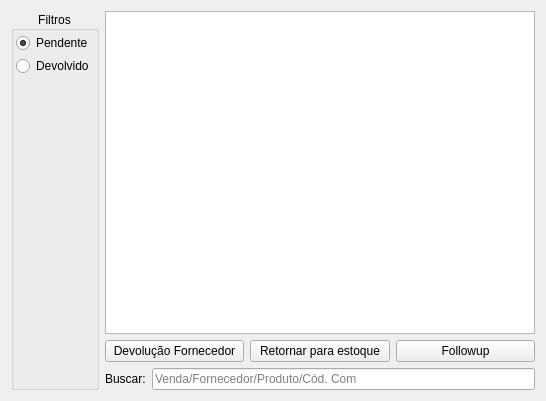
<?xml version="1.0" encoding="UTF-8"?>
<ui version="4.0">
 <class>WidgetCompraDevolucao</class>
 <widget class="QWidget" name="WidgetCompraDevolucao">
  <property name="geometry">
   <rect>
    <x>0</x>
    <y>0</y>
    <width>546</width>
    <height>401</height>
   </rect>
  </property>
  <property name="windowTitle">
   <string>Dialog</string>
  </property>
  <layout class="QGridLayout" name="gridLayout_2">
   <item row="0" column="0">
    <layout class="QGridLayout" name="gridLayout">
     <item row="1" column="2">
      <widget class="QPushButton" name="pushButtonRetornarEstoque">
       <property name="text">
        <string>Retornar para estoque</string>
       </property>
      </widget>
     </item>
     <item row="1" column="1">
      <widget class="QPushButton" name="pushButtonDevolucaoFornecedor">
       <property name="enabled">
        <bool>true</bool>
       </property>
       <property name="text">
        <string>Devolução Fornecedor</string>
       </property>
      </widget>
     </item>
     <item row="1" column="3">
      <widget class="QPushButton" name="pushButtonFollowup">
       <property name="text">
        <string>Followup</string>
       </property>
      </widget>
     </item>
     <item row="0" column="1" colspan="3">
      <widget class="TableView" name="table">
       <property name="mouseTracking">
        <bool>true</bool>
       </property>
       <property name="editTriggers">
        <set>QAbstractItemView::NoEditTriggers</set>
       </property>
       <property name="selectionMode">
        <enum>QAbstractItemView::MultiSelection</enum>
       </property>
       <property name="selectionBehavior">
        <enum>QAbstractItemView::SelectRows</enum>
       </property>
       <property name="sortingEnabled">
        <bool>true</bool>
       </property>
      </widget>
     </item>
     <item row="2" column="1" colspan="3">
      <layout class="QHBoxLayout" name="horizontalLayout">
       <item>
        <widget class="QLabel" name="labelPedidosCompra_2">
         <property name="text">
          <string>Buscar:</string>
         </property>
        </widget>
       </item>
       <item>
        <widget class="LineEdit" name="lineEditBusca">
         <property name="placeholderText">
          <string>Venda/Fornecedor/Produto/Cód. Com</string>
         </property>
        </widget>
       </item>
      </layout>
     </item>
     <item row="0" column="0" rowspan="3">
      <widget class="QGroupBox" name="groupBox_6">
       <property name="enabled">
        <bool>true</bool>
       </property>
       <property name="sizePolicy">
        <sizepolicy hsizetype="Fixed" vsizetype="Preferred">
         <horstretch>0</horstretch>
         <verstretch>0</verstretch>
        </sizepolicy>
       </property>
       <property name="title">
        <string>Filtros</string>
       </property>
       <property name="alignment">
        <set>Qt::AlignCenter</set>
       </property>
       <layout class="QVBoxLayout" name="verticalLayout">
        <property name="spacing">
         <number>3</number>
        </property>
        <property name="leftMargin">
         <number>2</number>
        </property>
        <property name="topMargin">
         <number>2</number>
        </property>
        <property name="rightMargin">
         <number>2</number>
        </property>
        <property name="bottomMargin">
         <number>2</number>
        </property>
        <item>
         <widget class="QRadioButton" name="radioButtonFiltroPendente">
          <property name="enabled">
           <bool>true</bool>
          </property>
          <property name="text">
           <string>Pendente</string>
          </property>
          <property name="checked">
           <bool>true</bool>
          </property>
         </widget>
        </item>
        <item>
         <widget class="QRadioButton" name="radioButtonFiltroDevolvido">
          <property name="enabled">
           <bool>true</bool>
          </property>
          <property name="text">
           <string>Devolvido</string>
          </property>
          <property name="checked">
           <bool>false</bool>
          </property>
         </widget>
        </item>
        <item>
         <spacer name="verticalSpacer_6">
          <property name="orientation">
           <enum>Qt::Vertical</enum>
          </property>
          <property name="sizeHint" stdset="0">
           <size>
            <width>0</width>
            <height>0</height>
           </size>
          </property>
         </spacer>
        </item>
       </layout>
      </widget>
     </item>
    </layout>
   </item>
  </layout>
 </widget>
 <customwidgets>
  <customwidget>
   <class>TableView</class>
   <extends>QTableView</extends>
   <header>src/tableview.h</header>
  </customwidget>
  <customwidget>
   <class>LineEdit</class>
   <extends>QLineEdit</extends>
   <header>src/lineedit.h</header>
  </customwidget>
 </customwidgets>
 <tabstops>
  <tabstop>table</tabstop>
  <tabstop>radioButtonFiltroPendente</tabstop>
  <tabstop>radioButtonFiltroDevolvido</tabstop>
  <tabstop>pushButtonDevolucaoFornecedor</tabstop>
  <tabstop>pushButtonRetornarEstoque</tabstop>
 </tabstops>
 <resources/>
 <connections/>
</ui>
